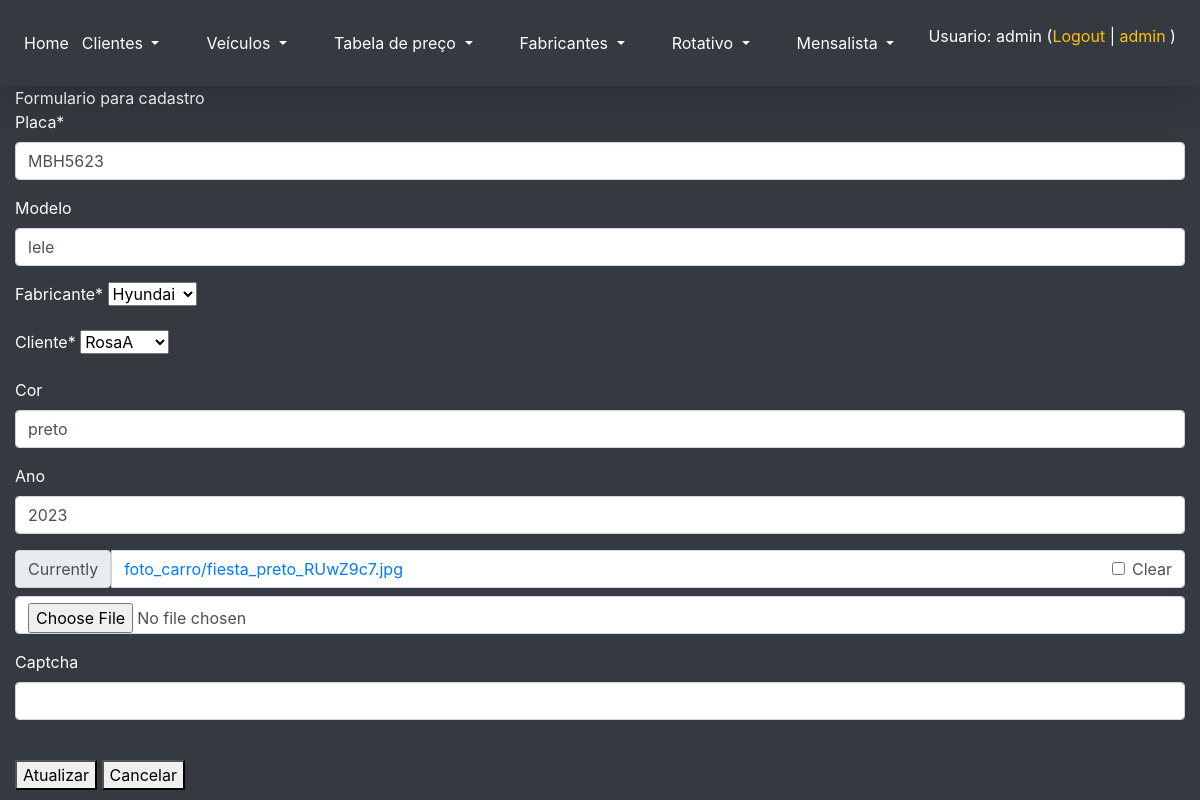
/atualiza_veiculo/5/ (signed in), run on the app's committed database.
### core/models.py (models this page shows, shortened)
class Veiculo(models.Model):
    placa = models.CharField(max_length=10, verbose_name='Placa')
    modelo = models.CharField(max_length=30, blank=True, null=True, verbose_name='Modelo')
    fabricante_id = models.ForeignKey(Fabricante, on_delete= models.CASCADE, verbose_name='Fabricante')
    cliente_id = models.ForeignKey(Cliente, on_delete= models.CASCADE, verbose_name='Cliente')
    cor = models.CharField(max_length=30, blank=True, null=True, verbose_name='Cor')
    ano = models.IntegerField(default=2023, blank=True, null=True, verbose_name='Ano')
    foto = models.ImageField(upload_to='foto_carro', blank=True, null=True, verbose_name='')
    class Meta:
        verbose_name_plural='Veículos'

### core/views.py (the view)
# urls.py: path('atualiza_veiculo/<int:id>/', atualiza_veiculo, name='url_atualiza_veiculo'),
@login_required
def atualiza_veiculo(request, id):
    if request.user.is_staff:
        obj = Veiculo.objects.get(id=id)
        form = FormVeiculo(request.POST or None, request.FILES or None, instance=obj)
        if form.is_valid():
            form.save()
            return redirect('url_listagem_veiculo')
        contexto = {'form': form, 'txt_title':'atualizaveiculo', 'txt-descricao':'Atualiza Veiculo','txt_button':'Atualizar'}
        return render(request,'core/cadastro.html', contexto)
    return render(request, 'core/mensagem.html')

### core/forms.py
class FormVeiculo(ModelForm):
    captcha = CaptchaField()
    class Meta:
        model =Veiculo
        fields ='__all__'

### core/models.py (called while the page is built)
    def __str__(self):
        return self.nome

    def __str__(self):
        return self.nome

### core/templates/core/cadastro.html (shortened to what this page needs)
{% extends 'base.html' %}
{%  load crispy_forms_tags %}
{% block main %}
    Formulario para cadastro <br>
  <form method="post" enctype="multipart/form-data">
    {{  form | crispy }} <br>
    <button type="submit">{{ txt_button }}</button>
  <button onclick="window.location.href= '/'">Cancelar</button>
  </form>
{% endblock %}

### templates/base.html (shortened to what this page needs)
<!DOCTYPE html>
<html lang="en">
<head>
    <link rel="stylesheet" href="https://cdn.jsdelivr.net/npm/bootstrap@4.6.2/dist/css/bootstrap.min.css">
</head>
<body class="bg-dark">
    <nav class="navbar navbar-expand-md p-4 w-100 shadow-lg text-white bg-dark navbar-dark align-items-center">
          <a href="/" class="text-white"> Home </a>
  <div class="collapse navbar-collapse" id="collapsibleNavbar">
      <ul class="navbar-nav align-items-start  flex justify-content-between w-100">
    <li class="nav-item">
      <div class="dropdown">
          <button type="button" class="btn btn-dark dropdown-toggle" data-toggle="dropdown">
            Clientes
          </button>
        </div>
    </li>
    <li class="nav-item">
      <div class="dropdown">
          <button type="button" class="btn btn-dark dropdown-toggle" data-toggle="dropdown">
            Veículos
          </button>
        </div>
    </li>
    <li class="nav-item">
      <div class="dropdown">
          <button type="button" class="btn btn-dark  dropdown-toggle" data-toggle="dropdown">
            Tabela de preço
          </button>
        </div>
    </li>
      <li class="nav-item">
      <div class="dropdown">
          <button type="button" class="btn btn-dark  dropdown-toggle" data-toggle="dropdown">
            Fabricantes
          </button>
        </div>
    </li>
      <li class="nav-item">
      <div class="dropdown">
          <button type="button" class="btn btn-dark  dropdown-toggle" data-toggle="dropdown">
            Rotativo
          </button>
        </div>
    </li>
      <li class="nav-item">
      <div class="dropdown">
          <button type="button" class="btn btn-dark  dropdown-toggle" data-toggle="dropdown">
            Mensalista
          </button>
        </div>
    </li>
      <li class="nav-item d-flex align-items-center">
          {% if user.get_username %}
            <div>
                Usuario: {{ user.get_username }}
                    (<a href="/accounts/logout" class="text-decoration-none text-warning">Logout</a> |
                    <a href="/admin/" class="text-decoration-none text-warning"> admin </a>)
            </div>
            {% else %}
                <div>
                    Usuario não autenticado
                        (<a href ="/accounts/login/" class="text-decoration-none text-warning">login</a> |
                        <a href ="/accounts/registrar" class="text-decoration-none text-warning"> registrar</a>)
                </div>
            {% endif %}<br>
      </li>
  </ul>
  </div>
</nav>
<div class="container-fluid text-white w-100 h-100">
    {%block main %}
    {% endblock %}
</div>
</body>
</html>

### data on the page
Veiculo: placa "MBH5623", modelo "lele", fabricante_id "Hyundai", cliente_id "RosaA", cor "preto", ano "2023"

### other printed values
{{ user.get_username }} "admin"
{{ txt_button }} "Atualizar"
